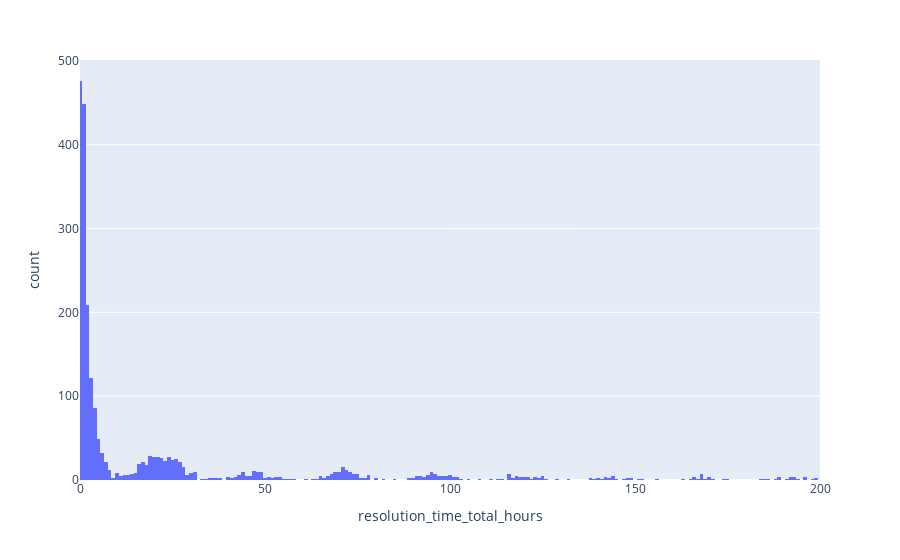

Notebook source saved alongside this figure:
### Markdown cell above
### How quickly are INC resolved

### Code cell
# Histogram of INC resolved per hour
df_resolution_time = df_main['resolution_time_length']
fig = px.histogram(df_main['resolution_time_total_hours'], x="resolution_time_total_hours", range_x=[0,200])

fig.update_traces(xbins=dict( # bins/intervals used for histogram
        size=1
    ))

fig.show()

### Figure 1 — Plotly figure (JSON) as saved in the notebook; plotly's stock layout.template omitted (floating-point values rounded to 4 significant figures; data arrays with more than 128 entries replaced by an {"elided": "..."} marker saying what was removed)
{"data": [{"alignmentgroup": "True", "bingroup": "x", "hovertemplate": "resolution_time_total_hours=%{x}<br>count=%{y}<extra></extra>", "legendgroup": "", "marker": {"color": "#636efa"}, "name": "", "offsetgroup": "", "orientation": "v", "showlegend": false, "type": "histogram", "x": {"elided": "2263 float values"}, "xaxis": "x", "xbins": {"size": 1}, "yaxis": "y"}], "layout": {"barmode": "relative", "legend": {"tracegroupgap": 0}, "margin": {"t": 60}, "xaxis": {"anchor": "y", "domain": [0, 1], "range": [0, 200], "title": {"text": "resolution_time_total_hours"}}, "yaxis": {"anchor": "x", "domain": [0, 1], "title": {"text": "count"}}}}
